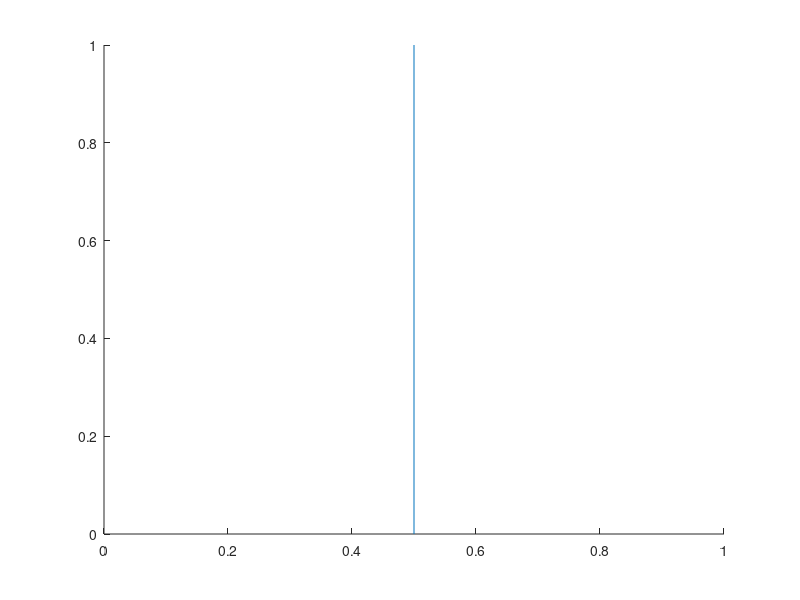

Reproduce this figure in MATLAB.
function main
clc,close all 
f=figure;
aH=axes('Xlim',[0,1],'Ylim',[0,1]);
h=line([0.5 0.5], [0 1],'ButtonDownFcn',@startDragFcn);
set(f,'WindowButtonUpFcn',@stopDragFcn);


%-----------  vidines funkcijos ------------------
function startDragFcn(varargin)
set(f, 'WindowButtonMotionFcn',@draggingFcn)
end

function draggingFcn(varargin)
pt=get(aH,'Currentpoint');
set(h,'xData',pt(1)*[1 1]);
end

function stopDragFcn(varargin)
set(f, 'WindowButtonMotionFcn','')
end


end

%%%%%%%%%%%%%%%%%%%%